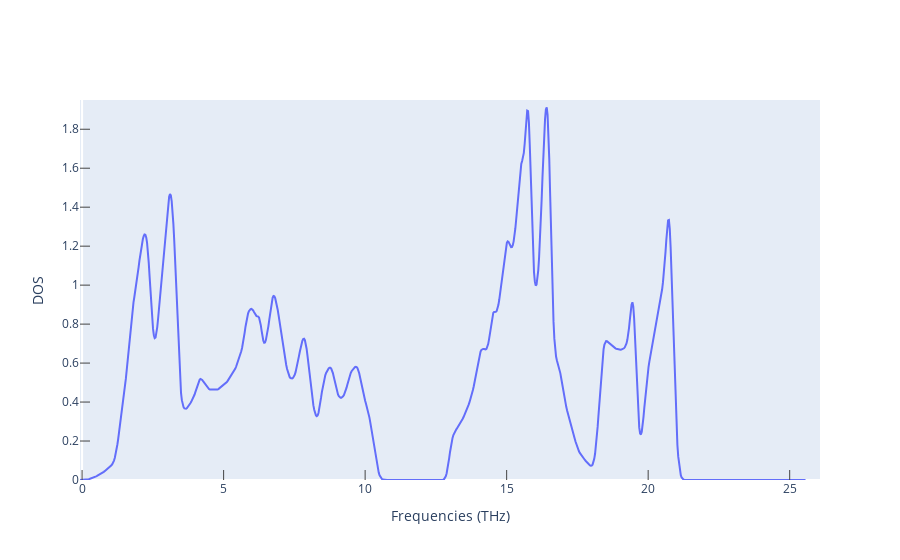

Notebook code for this chart:
### Code cell
fig_ph_dos = get_plot_dos(ph_dos)
fig_ph_dos.show()

### Figure 1 — Plotly figure (JSON) as saved in the notebook; plotly's stock layout.template omitted (floating-point values rounded to 4 significant figures; data arrays with more than 128 entries replaced by an {"elided": "..."} marker saying what was removed)
{"data": [{"mode": "lines", "type": "scatter", "x": {"elided": "856 float values"}, "y": {"elided": "856 float values"}}], "layout": {"xaxis": {"mirror": true, "range": [-0.07382, 26.07], "showgrid": false, "ticklen": 10, "ticks": "inside", "title": {"text": "Frequencies (THz)"}}, "yaxis": {"mirror": true, "range": [0, 1.95], "showgrid": false, "ticklen": 10, "ticks": "inside", "title": {"text": "DOS"}}}}
